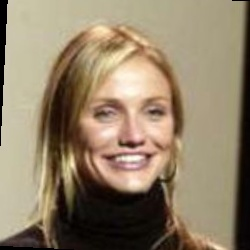
#> input picture lfw_mock/train/fake/Cameron_Diaz_0004.jpg, 250 x 250 px
$ python generate_fake_images.py --real_images_dir ../../lfw_mock/train/fake --fake_images_dir ../../lfw_mock/train/fake
#> lines starting #> are read from the running program, lines starting #| are printed output that depends on the picture
import os
import argparse
from PIL import Image

def invert_colors(image_path, output_path):
    try:
        with Image.open(image_path) as img:
#> img is the input picture: PIL image 250x250 RGB; mean R, G, B 145.7, 129.1, 104.7
            inverted_img = Image.eval(img, lambda x: 255 - x)
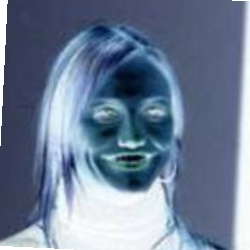
#> inverted_img: PIL image 250x250 RGB; mean R, G, B 109.3, 125.9, 150.3
            inverted_img.save(output_path)
            print(f"Inverted and saved: {output_path}")
    except Exception as e:
        print(f"Error processing {image_path}: {e}")

def generate_fake_images(real_images_dir, fake_images_dir):
    os.makedirs(fake_images_dir, exist_ok=True)
    for filename in os.listdir(real_images_dir):
        if filename.lower().endswith(('.png', '.jpg', '.jpeg')):
            real_image_path = os.path.join(real_images_dir, filename)
            fake_image_path = os.path.join(fake_images_dir, filename)
            invert_colors(real_image_path, fake_image_path)
#> pass 2 of the loop in generate_fake_images, `for filename in os.listdir(real_images_dir):`:
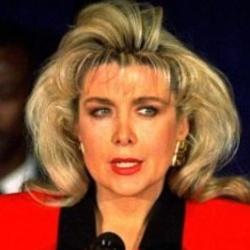
#> input picture lfw_mock/train/fake/Gennifer_Flowers_0001.jpg, 250 x 250 px
#> in invert_colors, img is the input picture: PIL image 250x250 RGB; mean R, G, B 131.3, 74.8, 49.1
#> in invert_colors (call 2), `inverted_img = Image.eval(img, lambda x: 255 - x)`:
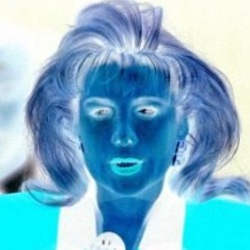
#> inverted_img: PIL image 250x250 RGB; mean R, G, B 123.7, 180.2, 205.9

if __name__ == "__main__":
    parser = argparse.ArgumentParser(description="Generate 'fake' images by inverting colors from 'real' images.")
    parser.add_argument("--real_images_dir", type=str, required=True,
                        help="Path to the directory containing real images.")
    parser.add_argument("--fake_images_dir", type=str, required=True,
                        help="Path to the directory where fake images will be saved.")
    args = parser.parse_args()

    generate_fake_images(args.real_images_dir, args.fake_images_dir)
